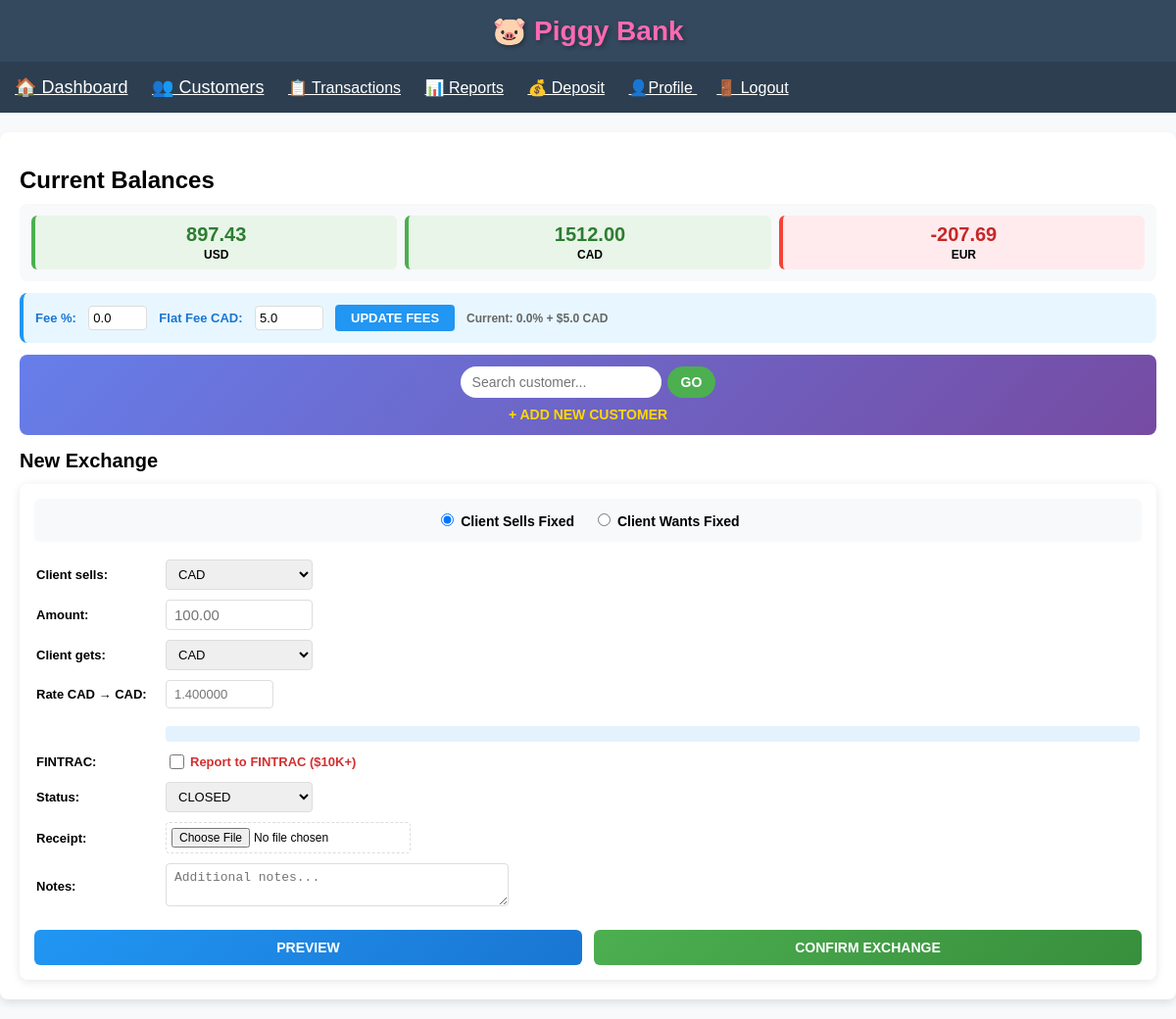
Page / (signed in) on the earlier database version.
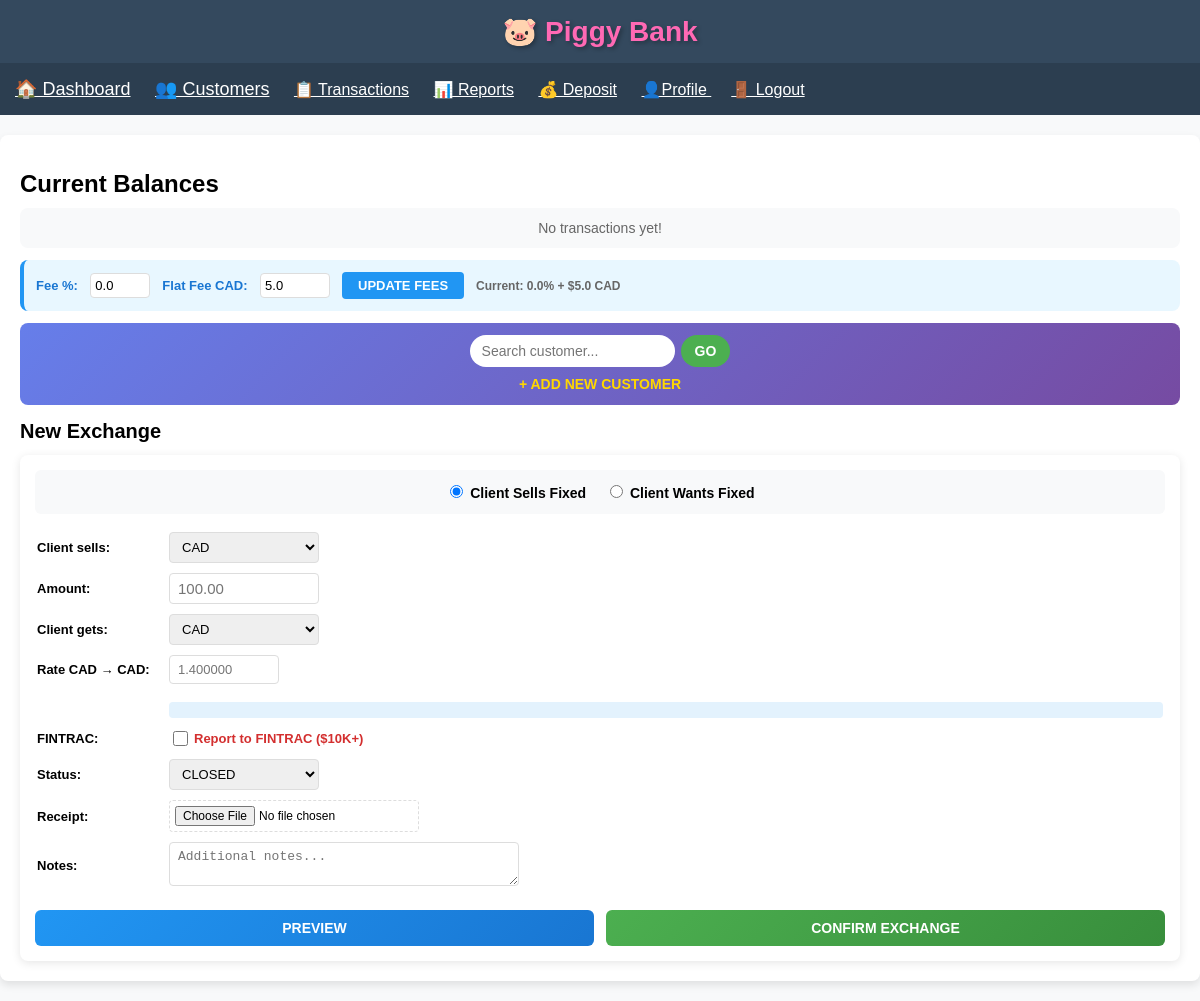
Same page on the later database version.
### app.py (models this page shows)
class Transaction(db.Model):
    id = db.Column(db.String(11), primary_key=True)
    date = db.Column(db.DateTime, default=datetime.utcnow)
    from_currency = db.Column(db.String(3), nullable=False)
    to_currency = db.Column(db.String(3), nullable=False)
    from_amount = db.Column(db.Float, nullable=False)
    to_amount = db.Column(db.Float, nullable=False)
    exchange_rate = db.Column(db.Float, nullable=False)
    notes = db.Column(db.Text, nullable=True)
    is_fintrac = db.Column(db.Boolean, default=False)
    client_id = db.Column(db.Integer, db.ForeignKey('client.id'), nullable=False)
    receipt_filename = db.Column(db.String(100))
    status = db.Column(db.String(10), default='closed')

### app.py (the view, shortened to what this page needs)
@app.route('/', methods=['GET', 'POST'])
def index():
    global FEE_PERCENTAGE, FLAT_FEE_CAD
    if 'user_id' not in session:
        return redirect(url_for('login'))
    if request.method == 'POST' and 'update_fees' in request.form:
        FEE_PERCENTAGE = float(request.form['fee_percentage']) / 100
        FLAT_FEE_CAD = float(request.form['flat_fee_cad'])
        flash(f'✅ Fees updated: {FEE_PERCENTAGE * 100}% + ${FLAT_FEE_CAD} CAD!')
        return redirect(url_for('index'))
    if request.method == 'POST' and not session.get('selected_client_id'):
        flash('👥 SELECT A CLIENT FIRST!')
        return redirect(url_for('customers'))
    client = None
    total_volume_usd = 0
    led_color = '#00FF00'
    balances = get_balances()
    open_transactions = Transaction.query.filter_by(status='pending').all()
    other_currency = 'CAD'
    current_fee = round(FEE_PERCENTAGE * 100, 1)
    current_flat_fee = round(FLAT_FEE_CAD, 2)
    return render_template('index.html',
                           client=client,
                           balances=balances,
                           open_transactions=open_transactions,
                           other_currency=other_currency,
                           current_fee=current_fee,
                           current_flat_fee=current_flat_fee,
                           total_volume_usd=total_volume_usd,
                           led_color=led_color,
                           fee_percentage=current_fee,
                           flat_fee_cad=current_flat_fee)

### app.py (called while the page is built)
def get_balances():
    if 'user_id' not in session:
        return {}
    client_id = session.get('selected_client_id')
    if session.get('is_admin') and not client_id:
        transactions = Transaction.query.all()
    else:
        if not client_id:
            return {}
        transactions = Transaction.query.filter_by(client_id=client_id).all()
    balances = {}
    for tx in transactions:
        if tx.from_amount == 0:
            balances[tx.to_currency] = balances.get(tx.to_currency, 0) + tx.to_amount
        else:
            balances[tx.from_currency] = balances.get(tx.from_currency, 0) + tx.from_amount
            balances[tx.to_currency] = balances.get(tx.to_currency, 0) - tx.to_amount
    return {k: round(v, 2) for k, v in balances.items()}

### templates/index.html (shortened to what this page needs)
{% extends "base.html" %}
{% block content %}
<h1 style="margin:15px 0 10px 0;font-size:24px;">Current Balances</h1>
<div class="balances" style="background:#f8f9fa;padding:12px;border-radius:8px;margin:0 0 12px 0;">
    {% if balances %}
        <div style="display:grid;grid-template-columns:repeat(auto-fit,minmax(120px,1fr));gap:8px;">
            {% for currency, amount in balances.items() %}
                <div style="background:{% if amount >= 0 %}#e8f5e8{% else %}#ffebee{% endif %};padding:8px 6px;border-radius:6px;text-align:center;border-left:4px solid {% if amount >= 0 %}#4caf50{% else %}#f44336{% endif %};">
                    <h3 style="margin:0 0 2px 0;font-size:20px;color:{% if amount >= 0 %}#2e7d32{% else %}#c62828{% endif %};">{{ "%.2f"|format(amount) }}</h3>
                    <p style="margin:0;font-weight:bold;text-transform:uppercase;font-size:12px;">{{ currency }}</p>
                </div>
            {% endfor %}
        </div>
    {% else %}
        <p style="text-align:center;color:#666;font-size:14px;margin:0;">No transactions yet!</p>
    {% endif %}
</div>
<div style="background:#e8f7ff;padding:12px;border-radius:8px;margin:0 0 12px 0;border-left:4px solid #2196f3;">
    <form method="POST">
        <div style="display:flex;gap:12px;align-items:center;flex-wrap:wrap;">
            <div>
                <label style="font-weight:bold;color:#1976d2;font-size:13px;">Fee %:</label>
                <input type="number" name="fee_percentage" value="{{ fee_percentage }}" step="0.1" min="0" max="10"
                       style="width:60px;padding:4px;margin-left:8px;border:1px solid #ddd;border-radius:4px;font-size:13px;"
                       onchange="updateFeePreview()">
            </div>
            <div>
                <label style="font-weight:bold;color:#1976d2;font-size:13px;">Flat Fee CAD:</label>
                <input type="number" name="flat_fee_cad" value="{{ flat_fee_cad }}" step="0.01" min="0" max="50"
                       style="width:70px;padding:4px;margin-left:8px;border:1px solid #ddd;border-radius:4px;font-size:13px;"
                       onchange="updateFeePreview()">
            </div>
            <button type="submit" style="padding:6px 16px;background:#2196f3;color:white;border:none;border-radius:4px;font-weight:bold;cursor:pointer;font-size:13px;">UPDATE FEES</button>
            <div style="font-size:12px;color:#666;font-weight:bold;min-width:120px;">Current: {{ fee_percentage }}% + ${{ flat_fee_cad }} CAD</div>
        </div>
    </form>
</div>
<div style="background:linear-gradient(135deg,#667eea 0%,#764ba2 100%);padding:12px;border-radius:8px;margin:0 0 12px 0;color:white;">
    {% if client %}
        <div style="display:flex;justify-content:space-between;align-items:center;flex-wrap:wrap;gap:8px;">
            <div>
                <strong style="font-size:16px;color:white;">{{ client.first_name }} {{ client.last_name }}</strong><br>
                <small style="opacity:0.95;font-size:12px;color:white;">{{ client.phone|default('—') }} | {{ client.apartment|default('') }} {{ client.civic_number }} {{ client.street }}</small>
            </div>
            <div style="display:flex;gap:6px;">
                <a href="{{ url_for('customers') }}" style="background:rgba(255,255,255,0.2);padding:5px 10px;border-radius:4px;color:white;text-decoration:none;font-size:12px;">Change</a>
                <a href="{{ url_for('edit_client', client_id=client.id) }}" style="background:rgba(255,255,255,0.2);padding:5px 10px;border-radius:4px;color:white;text-decoration:none;font-size:12px;">Edit</a>
            </div>
        </div>
    {% else %}
        <div style="text-align:center;">
            <form method="GET" action="{{ url_for('customers') }}" style="display:inline-flex;gap:6px;max-width:350px;margin:0 auto 8px auto;">
                <input type="text" name="search" placeholder="Search customer..." style="flex:1;padding:8px 12px;border:none;border-radius:20px;font-size:14px;color:black;">
                <button type="submit" style="padding:8px 14px;background:#4caf50;color:white;border:none;border-radius:20px;font-weight:bold;cursor:pointer;font-size:14px;">GO</button>
            </form>
            <br><a href="{{ url_for('customers') }}" style="color:#ffd700;font-weight:bold;font-size:14px;text-decoration:none;">+ ADD NEW CUSTOMER</a>
        </div>
    {% endif %}
</div>
<h2 style="margin:15px 0 12px 0;font-size:20px;">New Exchange</h2>
<form method="POST" enctype="multipart/form-data" style="background:white;padding:15px;border-radius:8px;box-shadow:0 2px 10px rgba(0,0,0,0.1);">
    <div style="background:#f8f9fa;padding:12px;border-radius:6px;margin-bottom:12px;text-align:center;">
        <label style="font-size:14px;font-weight:bold;margin-right:15px;">
            <input type="radio" name="mode" value="client_fixed" checked onchange="updateLabels()">
            Client Sells Fixed
        </label>
        <label style="font-size:14px;font-weight:bold;">
            <input type="radio" name="mode" value="bank_fixed" onchange="updateLabels()">
            Client Wants Fixed
        </label>
    </div>
    <table style="width:100%;font-size:13px;">
        <tr>
            <td style="padding:4px 0;width:130px;"><strong id="fixed_currency_label" style="color:black;">Client sells:</strong></td>
            <td style="padding:4px 0;">
                <select name="fixed_currency" id="fixed_currency" required onchange="toggleSecondRate(); updateRatePreview()" style="padding:6px 8px;font-size:13px;border-radius:4px;border:1px solid #ddd;width:100%;max-width:150px;color:black;">
                    <option value="CAD" selected>CAD</option>
                </select>
            </td>
        </tr>
        <tr>
            <td style="padding:4px 0;"><strong id="fixed_amount_label" style="color:black;">Amount:</strong></td>
            <td style="padding:4px 0;">
                <input type="number" name="fixed_amount" step="0.01" min="5.01" placeholder="100.00" required
                       id="fixed_amount" style="padding:6px 8px;font-size:15px;border-radius:4px;border:1px solid #ddd;width:150px;color:black;"
                       oninput="updateRatePreview()">
            </td>
        </tr>
        <tr>
            <td style="padding:4px 0;"><strong id="other_currency_label" style="color:black;">Gets:</strong></td>
            <td style="padding:4px 0;">
                <select name="other_currency" id="other_currency" required onchange="toggleSecondRate(); updateRatePreview()" style="padding:6px 8px;font-size:13px;border-radius:4px;border:1px solid #ddd;width:100%;max-width:150px;color:black;">
                    <option value="CAD" selected>CAD</option>
                </select>
            </td>
        </tr>
        <tr>
            <td style="padding:4px 0;"><strong style="color:black;">Rate <span id="from_curr_label">CAD</span> → CAD:</strong></td>
            <td style="padding:4px 0;">
                <input type="number" name="rate_to_cad" step="0.000001" placeholder="1.400000" id="rate_to_cad" required
                       style="padding:6px 8px;font-size:13px;border-radius:4px;border:1px solid #ddd;width:110px;color:black;"
                       oninput="updateRatePreview()">
            </td>
        </tr>
        <tr>
            <td style="padding:4px 0;"></td>
            <td style="padding:4px 0;">
                <div id="preview" style="margin-top:8px;font-size:16px;font-weight:bold;color:#1976d2;background:#e3f2fd;padding:8px;border-radius:4px;"></div>
            </td>
        </tr>
        <tr>
            <td style="padding:4px 0;"><strong style="color:black;">FINTRAC:</strong></td>
            <td style="padding:4px 0;">
                <label style="display:flex;align-items:center;font-size:13px;color:#d32f2f;font-weight:bold;">
                    <input type="checkbox" name="is_fintrac" style="margin-right:6px;width:15px;height:15px;">
                    Report to FINTRAC ($10K+)
                </label>
            </td>
        </tr>
        <tr>
            <td style="padding:4px 0;"><strong style="color:black;">Status:</strong></td>
            <td style="padding:4px 0;">
                <select name="status" style="padding:6px 8px;font-size:13px;border-radius:4px;border:1px solid #ddd;width:150px;color:black;">
                    <option value="closed" selected>CLOSED</option>
                </select>
            </td>
        </tr>
        <tr>
            <td style="padding:4px 0;"><strong style="color:black;">Receipt:</strong></td>
            <td style="padding:4px 0;">
                <input type="file" name="receipt" accept=".pdf,.jpg,.jpeg,.png" style="padding:5px;border:1px dashed #ddd;border-radius:4px;width:100%;max-width:250px;font-size:12px;color:black;">
            </td>
        </tr>
        <tr>
            <td style="padding:4px 0;"><strong style="color:black;">Notes:</strong></td>
            <td style="padding:4px 0;">
                <textarea name="notes" rows="2" placeholder="Additional notes..." style="padding:6px 8px;font-size:13px;border-radius:4px;border:1px solid #ddd;width:100%;max-width:350px;resize:vertical;color:black;"></textarea>
            </td>
        </tr>
    </table>
    <div style="display:flex;gap:12px;margin-top:15px;">
        <input type="button" value="PREVIEW" onclick="showPreview()"
               style="flex:1;padding:10px;background:linear-gradient(135deg,#2196f3,#1976d2);color:white;border:none;border-radius:6px;font-size:14px;font-weight:bold;cursor:pointer;">
        <input type="submit" value="CONFIRM EXCHANGE"
               style="flex:1;padding:10px;background:linear-gradient(135deg,#4caf50,#388e3c);color:white;border:none;border-radius:6px;font-size:14px;font-weight:bold;cursor:pointer;">
    </div>
</form>
{% endblock %}

### templates/base.html (shortened to what this page needs)
<!DOCTYPE html>
<html lang="en">
<head>
</head>
<body>
    <div class="header">
        <h1>🐷 <span style="color: #ff69b4;">Piggy Bank</span></h1>
    </div>
   <nav style="background:#2c3e50; padding:15px;">
    <a href="{{ url_for('index') }}" style="color:white; margin-right:20px; font-size:18px;">🏠 Dashboard</a>
    <a href="{{ url_for('customers') }}" style="color:white; margin-right:20px; font-size:18px;">👥 Customers</a>
    <a href="{{ url_for('transactions') }}" style="color:white; margin-right:20px;">📋 Transactions</a>
	<a href="{{ url_for('reports') }}"style="color:white; margin-right:20px;">📊 Reports</a>
    <a href="{{ url_for('deposit') }}" style="color:white; margin-right:20px;">💰 Deposit</a>
    <a href="{{ url_for('profile') }}" style="color:white; margin-right:20px;">👤Profile {{ session.username }}</a>
    <a href="{{ url_for('logout') }}" style="color:white;">🚪 Logout</a>
	</nav>
    <div class="container">
        {% block content %}{% endblock %}
    </div>
</body>
</html>

### templates/base.html (style rules this page uses)
* { box-sizing: border-box; }
body { font-family: Arial; margin: 0; padding: 0; background: #f8f9fa; }
.header { background: #34495e; color: white; padding: 15px; text-align: center; box-shadow: 0 2px 5px rgba(0,0,0,0.1); }
.header h1 { margin: 0; font-size: 28px; text-shadow: 2px 2px 4px rgba(0,0,0,0.3); }
.container { max-width: 1200px; margin: 20px auto; padding: 20px; background: white; border-radius: 8px; box-shadow: 0 4px 8px rgba(0,0,0,0.1); }

Differences in the rows shown:
removed Transaction: amount "897.43", to_currency "USD"
removed Transaction: amount "1512.00", to_currency "CAD"
removed Transaction: amount "-207.69", to_currency "EUR"
Other differences:
text now shown: "No transactions yet!"
